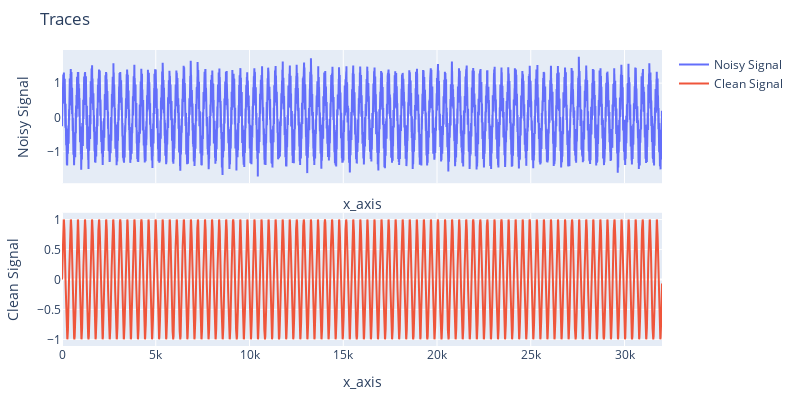

This figure's notebook cell:
### Code cell
import pandas as pd
from src.utils import plotters

# Plot noisy_signal 和 clean_signal
noisy_signal_flat = noisy_signal.squeeze()  # 展平为一维数组，形状 (40000,)
clean_signal_flat = clean_signal.squeeze()  # 展平为一维数组，形状 (40000,)
plotters.plot_traces(
    pd.DataFrame({
        "Noisy Signal": noisy_signal_flat,
        "Clean Signal": clean_signal_flat
    }),
    width=800,
    height=400,
    mode="lines"
)

### Figure 1 — Plotly figure (JSON) as saved in the notebook; plotly's stock layout.template omitted (floating-point values rounded to 4 significant figures; data arrays with more than 128 entries replaced by an {"elided": "..."} marker saying what was removed)
{"data": [{"mode": "lines", "name": "Noisy Signal", "type": "scatter", "x": {"elided": "32000 int values"}, "xaxis": "x", "y": {"elided": "32000 float values"}, "yaxis": "y"}, {"mode": "lines", "name": "Clean Signal", "type": "scatter", "x": {"elided": "32000 int values"}, "xaxis": "x2", "y": {"elided": "32000 float values"}, "yaxis": "y2"}], "layout": {"height": 400, "margin": {"b": 50, "l": 50, "r": 50, "t": 50}, "title": {"text": "Traces"}, "width": 800, "xaxis": {"anchor": "y", "domain": [0, 1], "matches": "x2", "showticklabels": false, "title": {"text": "x_axis"}}, "xaxis2": {"anchor": "y2", "domain": [0, 1], "title": {"text": "x_axis"}}, "yaxis": {"anchor": "x", "domain": [0.55, 1], "title": {"text": "Noisy Signal"}}, "yaxis2": {"anchor": "x2", "domain": [0, 0.45], "title": {"text": "Clean Signal"}}}}
